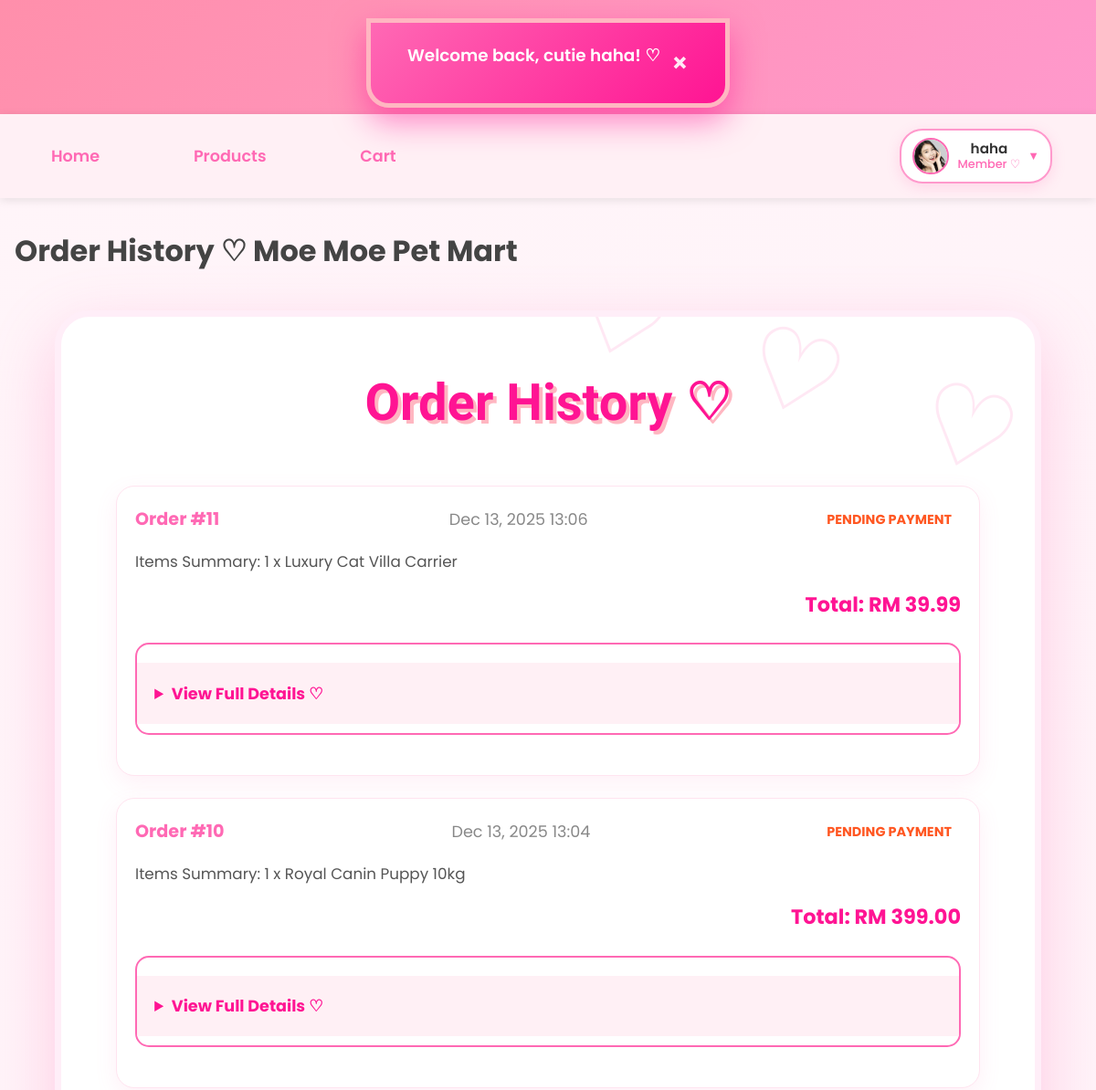
Page /member/order_history.php (signed in, upper part) on the earlier database version.
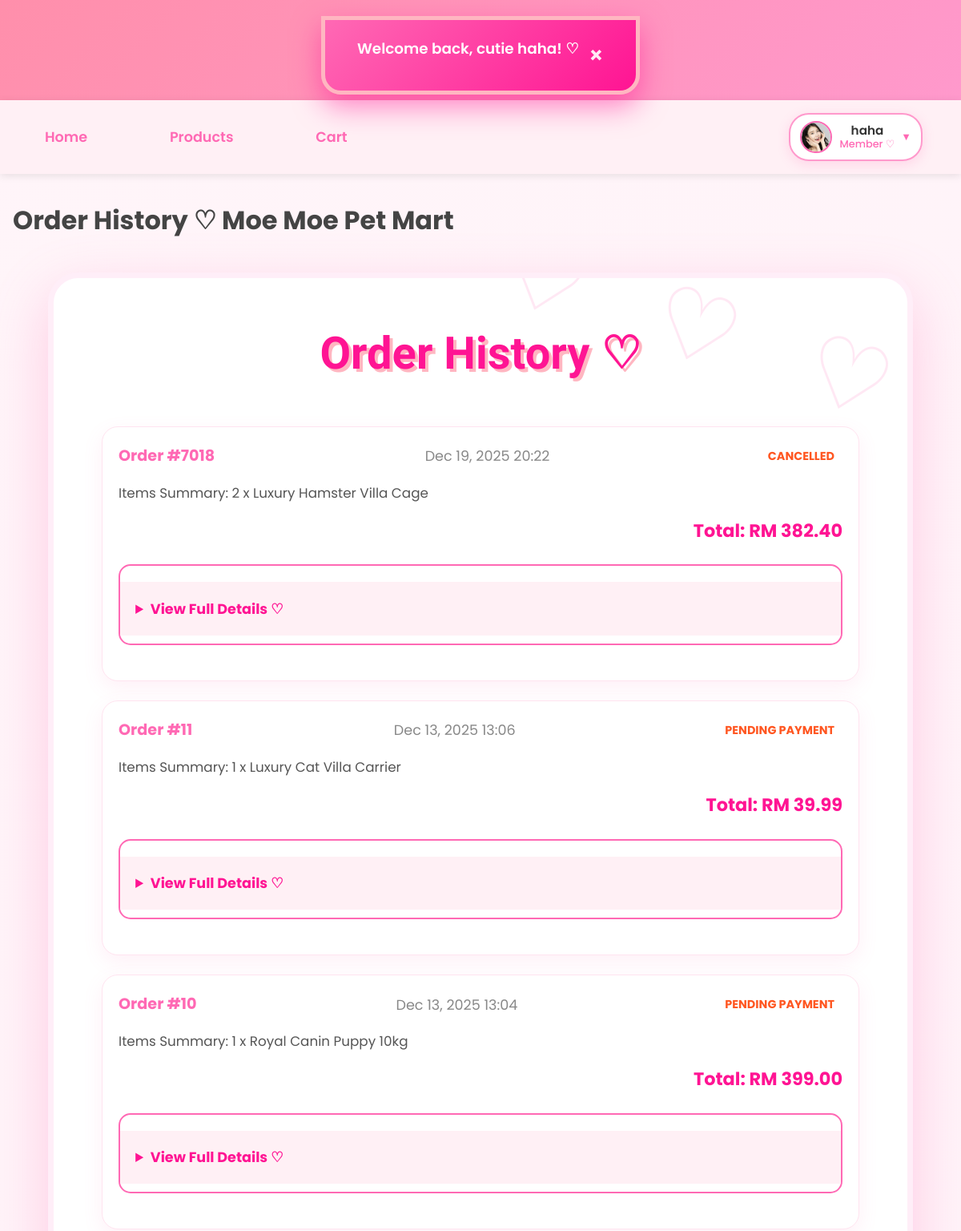
Same page on the later database version.
### tables this page shows
CREATE TABLE `orders` (
  `order_id` int(11) NOT NULL,
  `user_id` int(11) NOT NULL,
  `shipping_address` text DEFAULT NULL,
  `recipient_name` varchar(100) NOT NULL,
  `recipient_phone` varchar(20) NOT NULL,
  `total_amount` decimal(10,2) NOT NULL,
  `shipping_fee` decimal(10,2) DEFAULT 0.00,
  `shipping_region` varchar(20) DEFAULT NULL,
  `payment_method` varchar(50) DEFAULT NULL,
  `card_last4` varchar(4) DEFAULT NULL,
  `qr_code` text DEFAULT NULL,
  `qr_generated_at` datetime DEFAULT NULL,
  `order_date` datetime NOT NULL DEFAULT current_timestamp(),
  `order_status` varchar(50) DEFAULT 'Pending Payment',
  `status` enum('Pending Payment','To Ship','Shipped','Completed','Cancelled','Return/Refund') NOT NULL DEFAULT 'Pending Payment',
  `return_reason` varchar(255) DEFAULT NULL,
  `voucher_code` varchar(50) DEFAULT NULL,
  `discount_amount` decimal(10,2) DEFAULT 0.00
);

### _base.php (called while the page is built, shortened)
<?php
function encode($value) {
    return htmlentities($value);
}
?>

### member/order_history.php (the view, shortened to what this page needs)
<?php
require '../_base.php';
include '../_head.php';
$user = current_user();
$sql = "SELECT o.*, GROUP_CONCAT(CONCAT(oi.quantity, ' x ', p.product_name) SEPARATOR ', ') AS items_summary
        FROM orders o
        LEFT JOIN order_items oi ON o.order_id = oi.order_id
        LEFT JOIN product p ON oi.product_id = p.product_id
        WHERE o.user_id = ?
        GROUP BY o.order_id
        ORDER BY o.order_date DESC";
$stm = $_db->prepare($sql);
$stm->execute([$user->id]);
$orders = $stm->fetchAll();
?>
<div class="container">
    <h2>Order History ♡</h2>
    <?php if (empty($orders)): ?>
        <div class="empty-purchases">
            <img src="/images/empty-cart.png" alt="No history" style="width: 200px; opacity: 0.8;">
            <p>No order history yet~ Start shopping! ♡</p>
            <a href="products.php" class="btn btn-primary">Shop Now ♡</a>
        </div>
    <?php else: ?>
        <div class="purchase-list">
            <?php foreach ($orders as $order): ?>
                <div class="purchase-card">
                    <div class="order-header">
                        <span class="order-id">Order #<?= $order->order_id ?></span>
                        <span class="order-date"><?= date('M d, Y H:i', strtotime($order->order_date)) ?></span>
                        <span class="order-status <?= strtolower(str_replace(' ', '-', $order->order_status)) ?>">
                            <?= $order->order_status ?>
                        </span>
                    </div>
                    <div class="order-items">
                        <p>Items Summary: <?= encode($order->items_summary ?? 'No items') ?></p>
                    </div>
                    <div class="order-total">
                        Total: RM <?= number_format($order->total_amount, 2) ?>
                    </div>
                    <details class="order-details">
                        <summary>View Full Details ♡</summary>
                    </details>
                </div>
            <?php endforeach; ?>
        </div>
    <?php endif; ?>
</div>
<?php include '../_foot.php'; ?>

Differences in the rows shown:
added orders: order_id "7018", order_date "Dec 19, 2025 20:22", order_status "CANCELLED", items_summary "2 x Luxury Hamster Villa Cage", total_amount "382.40"
